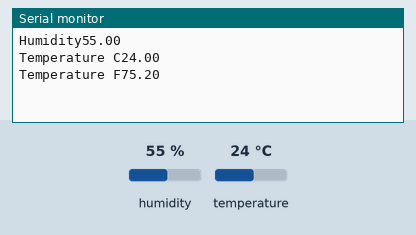
Simulated run of this sketch. Board: Arduino Uno, built with avr-gcc and run on an emulated ATmega328P. Parts: the last lines printed to the serial monitor. The test bench sets the inputs (shaded band); at power-on: humidity 55 %, temperature 24 °C.

Above: at 6.2 s.
6.3 s: humidity set to 22 %
At 11.3 s:
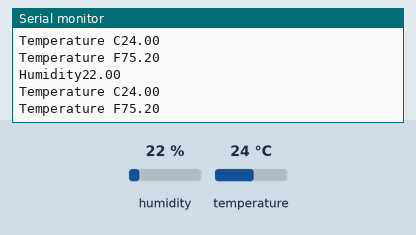
11.9 s: temperature set to 12 °C
At 16.0 s:
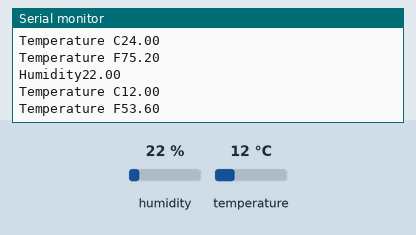
17.5 s: humidity set to 40 %
At 20.7 s:
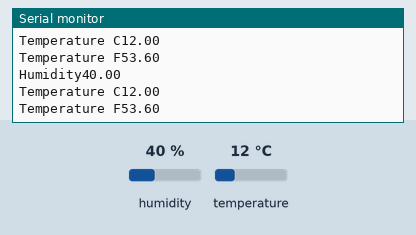
Timing chart, 0 to 22.2 s (numbered marks = the images above; inputs shaded):
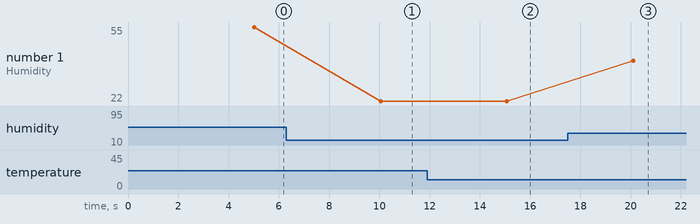

The sketch:

sketch_oct9a.ino
```cpp
#include "DHT.h"
#define Type DHT11
int sensePin = 3;
DHT HT(sensePin,Type);
float humidity;
float tempC;
float tempF;


void setup() {

  Serial.begin(9600);
  HT.begin();
  delay(5000);

}

void loop() {
  // put your main code here, to run repeatedly:
  humidity = HT.readHumidity();
  tempC = HT.readTemperature();
  tempF = HT.readTemperature(true);

  Serial.print("Humidity");
  Serial.print(humidity);
  Serial.print("\n");
   Serial.print("Temperature C");
   Serial.print(tempC);
   Serial.print("\n");
    Serial.print("Temperature F");
    Serial.print(tempF);
    Serial.print("\n");
    delay(5000);
}
```

Measured:
- after the input at 6.3 s, the serial monitor: prints a new line after 3.7 s (image 1)
- after the input at 11.9 s, the serial monitor: prints a new line after 3.2 s (image 2)
- after the input at 17.5 s, the serial monitor: prints a new line after 2.6 s (image 3)
- plotted number 1: 55 → 22 after the input at 6.3 s, 22 → 40 after the input at 17.5 s
